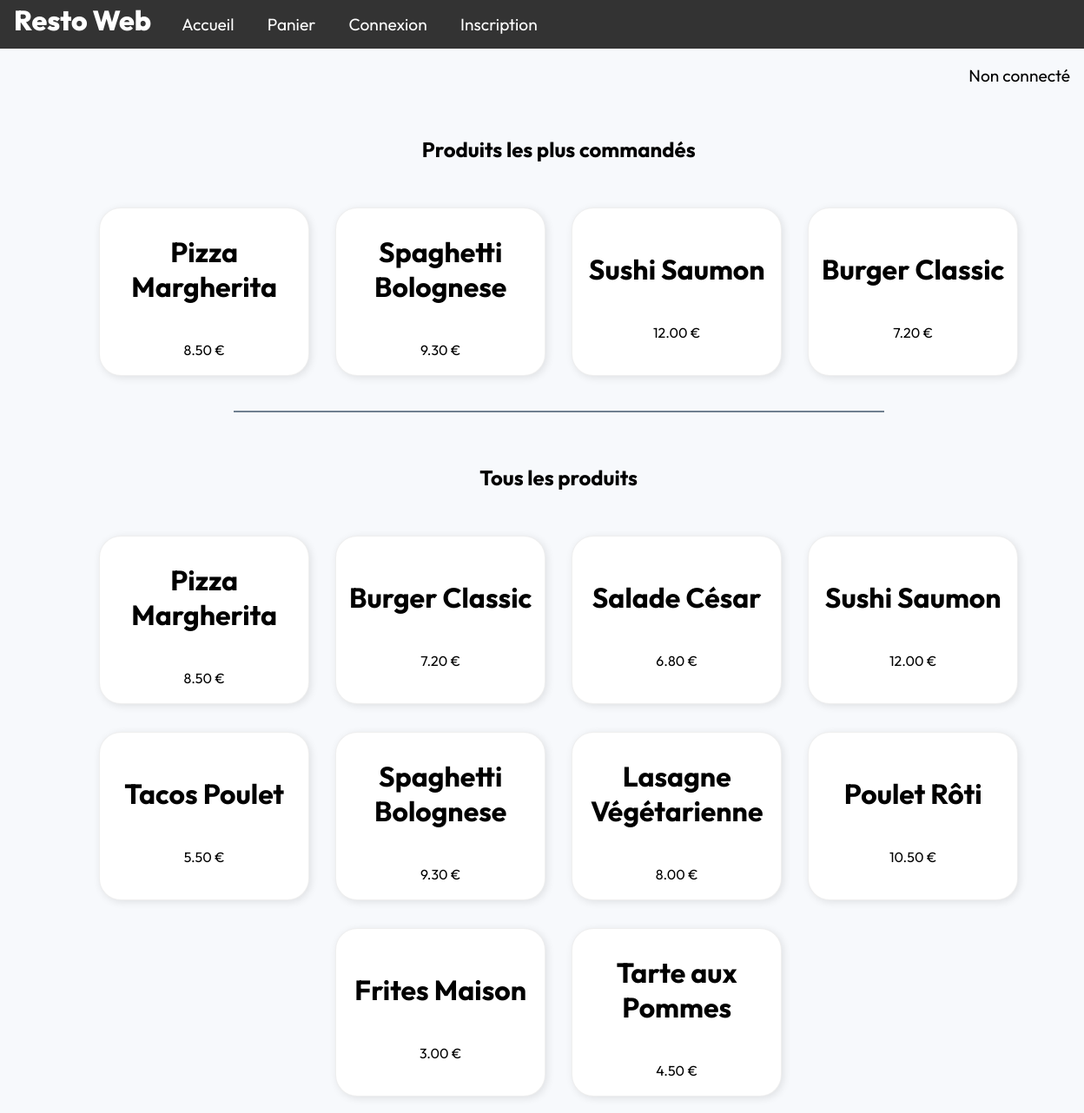
The page / on the database its author committed.
### tables this page shows
CREATE TABLE Produit (
    idProduit INT AUTO_INCREMENT PRIMARY KEY,
    libProduit VARCHAR(50) NOT NULL,
    prixProHT DECIMAL(15,2) NOT NULL
);

### src/functions/get_popular_products.php (called while the page is built)
<?php
    function get_popular_products(){
        $dbh = connect_db();
        $sql = "SELECT lc.idProduit, p.libProduit, SUM(lc.qteLigne) AS total_commandes, p.prixProHT
                FROM ligneCommandes lc, Produit p
                WHERE lc.idProduit = p.idProduit
                GROUP BY lc.idProduit
                ORDER BY total_commandes DESC
                LIMIT 4;";
        try {
            $sth = $dbh->prepare($sql);
            $sth->execute();
            $popular_products = $sth->fetchAll(PDO::FETCH_ASSOC);
        } catch (PDOException $ex) {
            die("Erreur lors de la requête SQL : " . $ex->getMessage());
        }
        return $popular_products;
    }
?>

### src/functions/get_products.php (called while the page is built)
<?php
    function get_products(){
        $dbh = connect_db();
        $sql = "SELECT * FROM Produit";
        try {
            $sth = $dbh->prepare($sql);
            $sth->execute();
            $products = $sth->fetchAll(PDO::FETCH_ASSOC);
        } catch (PDOException $ex) {
            die("Erreur lors de la requête SQL : " . $ex->getMessage());
        }
        return $products;
    }
?>

### src/index.php (the view, shortened to what this page needs)
<?php
include "functions/get_products.php";
include "functions/get_popular_products.php";
$products = get_products();
$popular_products = get_popular_products();
?>
<!DOCTYPE html>
<html lang="fr">
<head>
    <link rel="stylesheet" href="app.css">
    <link rel="stylesheet" href="index.css">
</head>
<body>
    <?php
    include "components/navbar/navBar.php";
    ?>
    <div class="page">
        <?php
        echo "<h2>Produits les plus commandés</h2>";
            echo "<div class='product_list_container'>";
            foreach ($popular_products as $product) {
                echo "<a href='features/produit/produit.php?id=" . $product['idProduit'] . "' class='product_card_link'>";
                echo "<div class='product_card'>
                        <h2>" . $product['libProduit'] . "</h2>
                        <p>" . $product['prixProHT'] . " €</p>
                    </div>";
                echo "</a>";
            }
            echo "</div>";
        ?>
        <hr>
        <?php
            echo "<h2>Tous les produits</h2>";
                $p = 1;
                foreach ($products as $product) {
                    if($p > 1 && $p%4 == 1) {
                        echo "</div>";
                    }
                    if($p == 1 || $p%4 == 1) {
                        echo "<div class='product_list_container'>";
                    }
                    echo "<a href='features/produit/produit.php?id=" . $product['idProduit'] . "' class='product_card_link'>";
                    echo "<div class='product_card'>
                            <h2>" . $product['libProduit'] . "</h2>
                            <p>" . $product['prixProHT'] . " €</p>
                        </div>";
                    echo "</a>";
                    $p++;
                }
        ?>
    </div>
</body>
</html>

### src/components/navBar/navBar.php
<?php
echo "<link rel='stylesheet' href='/projets/RestoWeb/restoweb/src/components/navBar/navBar.css'>";
$navBarElements = array(
    array("label" => "Accueil", "link" => "/projets/RestoWeb/restoweb/src/index.php"),
    array("label" => "Panier", "link" => "/projets/RestoWeb/restoweb/src/features/panier/panier.php"),
);
if (!isset($_SESSION['login'])) {
    $navBarElements[] = array("label" => "Connexion", "link" => "/projets/RestoWeb/restoweb/src/features/connection/connection.php");
    $navBarElements[] = array("label" => "Inscription", "link" => "/projets/RestoWeb/restoweb/src/features/inscription/inscription.php");
} else {
    $navBarElements[] = array("label" => "Deconnexion", "link" => "/projets/RestoWeb/restoweb/src/features/deconnection/deconnection.php");
}
$currentPageURL = $_SERVER['PHP_SELF'];
echo "<div class='navBar_left'>";
echo "<ul>";
echo "<li id='app_title'>Resto Web</li>";
foreach ($navBarElements as $item) {
    $activeClass = ($currentPageURL == $item["link"]) ? "isActive" : "";
    echo "<li>";
    echo "<a href='" . $item["link"] . "' class='" . $activeClass . "'>" . $item["label"] . "</a>";
}
echo "</ul>";
echo "</div>";
if (isset($_SESSION['login'])) {
    echo "<div class='navBar_right'>";
    echo "<p> Connecté : " . $_SESSION['login'] . "</p>";
    echo "</div>";
}else{
    echo "<div class='navBar_right'>";
    echo "<p> Non connecté </p>";
    echo "</div>";
}
?>

### src/app.css (style rules this page uses)
html { height: 100%; width: 100%; font-family: 'Outfit', sans-serif; }
body { width: 100%; height: 100%; margin: 0; padding: 0; background-color: #F7F9FC; }

### src/index.css (style rules this page uses)
.page { min-height: 100%; width: 100%; padding: 1.2rem; display: flex; flex-direction: column; align-items: center; gap:2rem; display: flex; justify-content: center; }
.product_list_container { width: 100%; display: flex; flex-direction: row; justify-content: center; gap: 30px; }
.product_card { width: 15rem; min-height: 12rem; display: flex; text-align: center; flex-direction: column; align-items: center; justify-content: center; border-style: solid; border-width: 0.1px; border-radius: 25px; border-color: rgba(128, 128, 128, 0.13); background-color: rgb(255, 255, 255); box-shadow: 2px 2px 10px 0 rgba(0, 0, 0, 0.1); transition: all 0.3s ease-in-out; }
.product_card h2 { font-size: 2rem; color: rgb(0, 0, 0); }
.product_card p { font-size: 1rem; color: rgb(0, 0, 0); }
hr { width: 60%; height: 2px; border: none; background-color: slategrey; }
.product_card_link { text-decoration: none; }
p { color: slategray; }

### src/components/navBar/navBar.css (style rules this page uses)
ul { list-style-type: none; margin: 0; padding: 0; overflow: hidden; background-color: #333; }
li { display: inline-flex; }
li a { color: white; text-align: center; padding: 1rem 1.2rem; text-decoration: none; font-size: 1.2rem; }
#app_title { font-size: 2rem; color: rgb(255, 255, 255); text-align: center; font-weight: 800; padding-left: 1rem; padding-right: 1rem; }
.navBar_right { float: right; font-size: 1.2rem; padding-right: 1rem; }
.navBar_right p { color: black; }

### rows shown on the page
produit: libProduit "Pizza Margherita", prixProHT "8.50"
produit: libProduit "Burger Classic", prixProHT "7.20"
produit: libProduit "Salade César", prixProHT "6.80"
produit: libProduit "Sushi Saumon", prixProHT "12.00"
produit: libProduit "Tacos Poulet", prixProHT "5.50"
produit: libProduit "Spaghetti Bolognese", prixProHT "9.30"
produit: libProduit "Lasagne Végétarienne", prixProHT "8.00"
produit: libProduit "Poulet Rôti", prixProHT "10.50"
produit: libProduit "Frites Maison", prixProHT "3.00"
produit: libProduit "Tarte aux Pommes", prixProHT "4.50"

### other values the page prints
$item["label"] "Accueil"
$item["label"] "Panier"
$item["label"] "Connexion"
$item["label"] "Inscription"
$product['libProduit'] "Pizza Margherita"
$product['prixProHT'] "8.50"
$product['libProduit'] "Spaghetti Bolognese"
$product['prixProHT'] "9.30"
$product['libProduit'] "Sushi Saumon"
$product['prixProHT'] "12.00"
$product['libProduit'] "Burger Classic"
$product['prixProHT'] "7.20"
